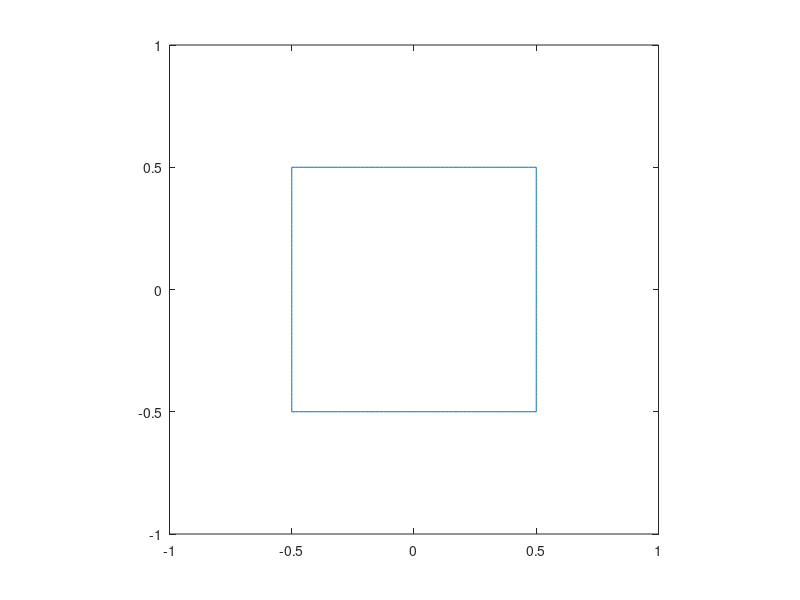

This figure's MATLAB source:
clear all
close all
clc

Vf = fopen('square.run','w');

a=1;
ns=256;
l=4*a;
n=256+1;dn=(n-1)/8;

xs0=zeros(n,1);
ys0=zeros(n,1);
curv=zeros(n,1);
alfa=zeros(n,1);

dx=l/ns;


for i=1:dn+1
    xs0(i)=a/2;
    ys0(i)=(i-1)*dx;
end
for i=dn+2:3*dn+1
    xs0(i)=a/2-(i-dn-1)*dx;
    ys0(i)=a/2;
end
for i=3*dn+2:5*dn+1
    xs0(i)=-a/2;
    ys0(i)=a/2-(i-3*dn-1)*dx;
end
for i=5*dn+2:7*dn+1
    xs0(i)=-a/2+(i-5*dn-1)*dx;
    ys0(i)=-a/2;
end
for i=7*dn+2:n
    xs0(i)=a/2;
    ys0(i)=-a/2+(i-7*dn-1)*dx;
end

plot(xs0,ys0);
axis([-1 1 -1 1])
axis equal
fprintf(Vf,'xs0\t ys0\t curv\t\n');
for i=1:n
    fprintf(Vf,'%16.12f %16.12f %16.12f\n',xs0(i)+0.75,ys0(i),curv(i));
end

fclose(Vf);
